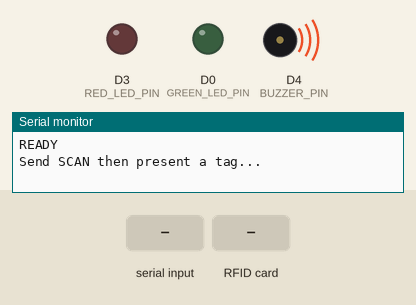
Recording of a sketch running on a simulated ESP8266 (NodeMCU). On the bench: output pins drawn as LEDs (lit = HIGH), buzzer (waves = sounding, pin HIGH), the last lines printed to the serial monitor. The test bench sets the inputs (shaded band).

Above: at 0.3 s.
At 2.1 s:
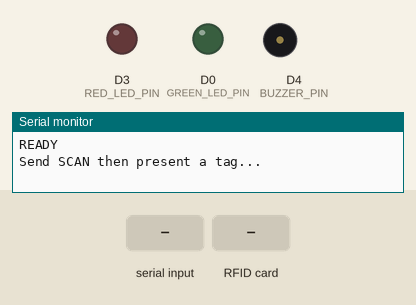
2.2 s: "SCAN\n" received over Serial
3.7 s: RFID card 5E 7A 19 C4 held to the reader
At 3.85 s:
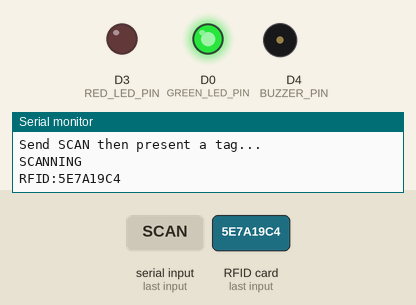
Timing chart, 0 to 6.7 s (numbered marks = the images above; inputs shaded):
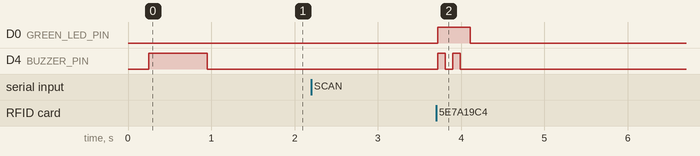

The sketch:

rc522_serial_uid.ino
```cpp
#include <SPI.h>
#include <MFRC522.h>

// NodeMCU (ESP8266) recommended pins (avoid boot-strap issues):
// SS  = D2 (GPIO4)
// RST = D1 (GPIO5)

static constexpr uint8_t SS_PIN  = D2;
static constexpr uint8_t RST_PIN = D1;

// Indicators (add external components)
// Recommended wiring keeps boot-strap pins HIGH at boot (LED -> GND style).
static constexpr uint8_t GREEN_LED_PIN = D0; // GPIO16
static constexpr uint8_t RED_LED_PIN   = D3; // GPIO0
static constexpr uint8_t BUZZER_PIN    = D4; // GPIO2 (active buzzer via transistor recommended)

MFRC522 rfid(SS_PIN, RST_PIN);

static String cmdBuffer;
static bool scanning = false;
static unsigned long scanStartedAt = 0;
static constexpr unsigned long SCAN_TIMEOUT_MS = 10000;

static inline void ledsOff() {
  digitalWrite(GREEN_LED_PIN, LOW);
  digitalWrite(RED_LED_PIN, LOW);
}

static inline void buzzerOff() {
  digitalWrite(BUZZER_PIN, LOW);
}

static void beep(unsigned long ms) {
  digitalWrite(BUZZER_PIN, HIGH);
  delay(ms);
  digitalWrite(BUZZER_PIN, LOW);
}

static void signalPowerUp() {
  // Long beep on power up
  beep(700);
}

static void signalSuccess() {
  // Double beep + green
  digitalWrite(GREEN_LED_PIN, HIGH);
  beep(90);
  delay(90);
  beep(90);
  delay(120);
  digitalWrite(GREEN_LED_PIN, LOW);
}

static void signalFail() {
  // Red + longer beep
  digitalWrite(RED_LED_PIN, HIGH);
  beep(300);
  delay(120);
  digitalWrite(RED_LED_PIN, LOW);
}

String uidToHex(const MFRC522::Uid &uid) {
  String out;
  out.reserve(uid.size * 2);
  for (byte i = 0; i < uid.size; i++) {
    if (uid.uidByte[i] < 0x10) out += '0';
    out += String(uid.uidByte[i], HEX);
  }
  out.toUpperCase();
  return out;
}

void setup() {
  Serial.begin(115200);
  delay(200);

  pinMode(GREEN_LED_PIN, OUTPUT);
  pinMode(RED_LED_PIN, OUTPUT);
  pinMode(BUZZER_PIN, OUTPUT);
  ledsOff();
  buzzerOff();

  SPI.begin();
  rfid.PCD_Init();

  Serial.println("READY");
  Serial.println("Send SCAN then present a tag...");
  signalPowerUp();
}

static void startScan() {
  if (scanning) {
    Serial.println("ERR:BUSY");
    signalFail();
    return;
  }

  scanning = true;
  scanStartedAt = millis();
  Serial.println("SCANNING");
}

static void handleCommand(const String &raw) {
  String cmd = raw;
  cmd.trim();
  cmd.toUpperCase();

  if (cmd == "SCAN") {
    startScan();
    return;
  }
}

void loop() {
  // Read commands (non-blocking line buffer)
  while (Serial.available() > 0) {
    const char c = (char)Serial.read();
    if (c == '\n' || c == '\r') {
      if (cmdBuffer.length() > 0) {
        handleCommand(cmdBuffer);
        cmdBuffer = "";
      }
    } else {
      if (cmdBuffer.length() < 32) cmdBuffer += c;
    }
  }

  if (!scanning) return;

  // Scan window
  if (rfid.PICC_IsNewCardPresent() && rfid.PICC_ReadCardSerial()) {
    const String uid = uidToHex(rfid.uid);

    // IMPORTANT: newline-terminated line.
    Serial.print("RFID:");
    Serial.println(uid);

    signalSuccess();

    rfid.PICC_HaltA();
    rfid.PCD_StopCrypto1();

    scanning = false;
    delay(300);
    return;
  }

  if (millis() - scanStartedAt > SCAN_TIMEOUT_MS) {
    Serial.println("ERR:TIMEOUT");
    signalFail();
    scanning = false;
    delay(200);
    return;
  }
}
```

Measured:
- after the input at 3.7 s, D0 (GREEN_LED_PIN): LOW → HIGH at once, → LOW 0.39 s later; D4 (BUZZER_PIN): alternates HIGH for 0.09 s and LOW for 0.09 s, 4 changes in all, then stays LOW, starting at once
